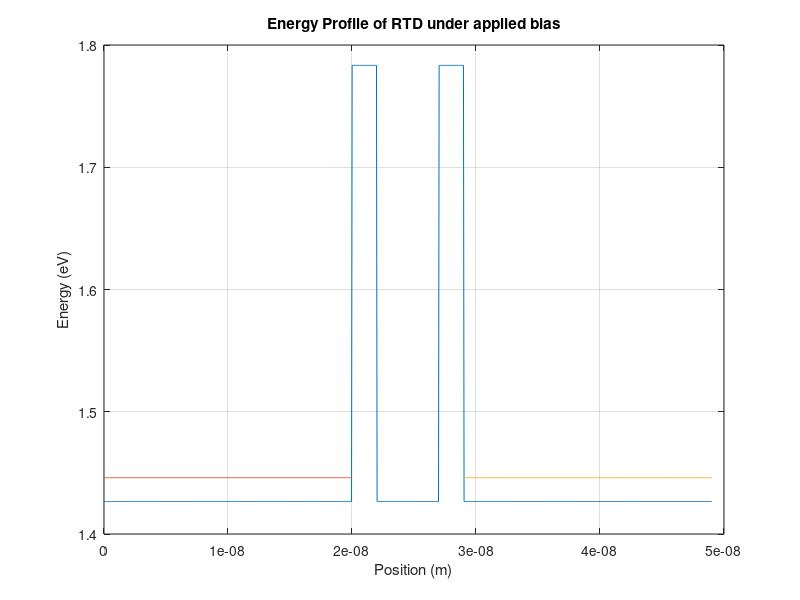

Write MATLAB code to recreate this figure.

%electrical constants
e = 1.60217662e-19;  % electron charge (C)
hbar = 1.0545718e-34; % reduced Planck's constant (Js)
m0 = 9.10938356e-31;   % electron mass (kg)
k_B = 1.38e-23; % Boltzmann constant (J/K)


%input parameters
Lw = 5e-9; % quantum well width (m)
Lb = 2e-9; % barrier width (m)
Le = 2e-8; % emitter width (m)
Lc = 2e-8; % collector width (m)
ND_GaAs= 1e18;  % doping concentration of GaAs emmiter and collector (cm^-3)
T = 300; % Temperature (K)
x = 0.3; % mole fraction composition of AlxGa(1-x)As


%material properties for GaAs (emmitter, collector, well)
m_GaAs = 0.067 * m0; % approximate effective mass of GaAs
Nc_GaAs = 4.7e17 * (T/300)^(3/2);  % density of states in conduction band in cm^-3
Eg0_GaAs = 1.523;  % Bandgap energy at 0K in eV
alpha_GaAs = 5.4e-4;
beta_GaAs = 204;
Eg_GaAs= Eg0_GaAs - (alpha_GaAs * T^2) / (T + beta_GaAs);
Ec_GaAS = Eg_GaAs;  % Assuming conduction band minimum at Eg
Ef_GaAs = Ec_GaAS + k_B/e * T * log(ND_GaAs / Nc_GaAs);  


%material properties for AlxGa(1-x)As (barrier)
m_AlGaAs = (0.067 + 0.083*x) * m0; % effective mass for GaAs (kg)
Nc_AlGaAs = 4.82e15 * (T/300)^(3/2);  % density of states in conduction band in cm^-3
Eg0_AlGaAs = 1.523 + 1.23*x;  
alpha_AlGaAs = (5.5 + 3.35*x + 50*x^2) * 10^-4;
beta_AlGaAs = 198 + 88*x + 4300*x^2;
Eg_AlGaAs = Eg0_AlGaAs - (alpha_AlGaAs * T^2) / (T + beta_AlGaAs);
Ec_AlGaAS = Eg_AlGaAs;  % Assuming conduction band minimum at Eg

%grid parameterisation:
N = 1000; % no. of discretised points
dn = 1;
V_bias= 0.0; % applied biased voltage
n = linspace(0, Le+ 2*Lb + Lw + Lc, N); % grid range
ne = sum(n >= 0 & n < Le);
nc = N - ne + 1;
nbw = sum(n >= Le & n <= Le+ 2*Lb + Lw);

%effective mass
m = zeros(size(n));
for i = 1:length(n)
    if n(i) < Le
        m(i) = m_GaAs;  % emitter
    elseif n(i) >= Le && n(i) < Le + Lb
        m(i) = m_AlGaAs; % left barrier 
    elseif n(i) >= Le + Lb && n(i) <= Le + Lb +Lw
        m(i) = m_GaAs; % well 
    elseif n(i) > Le + Lb +Lw && n(i) <= Le + 2*Lb +Lw
        m(i) = m_AlGaAs; %right barrier Vb +
    else
        m(i) = m_GaAs;  % collector
    end
end

%potential profile
V = zeros(size(N));
for i = 1:length(n)
    if n(i) < Le
        V(i) = Ec_GaAS + V_bias;  % emitter
    elseif n(i) >= Le && n(i) < Le + Lb
        V(i) = Ec_AlGaAS + V_bias * (N - (i-ne)*N/nbw)/N; % left barrier 
    elseif n(i) >= Le + Lb && n(i) <= Le + Lb +Lw
        V(i) = Ec_GaAS + V_bias * (N - (i-ne)*N/nbw)/N; % well 
    elseif n(i) > Le + Lb +Lw && n(i) <= Le + 2*Lb +Lw
        V(i) = Ec_AlGaAS + V_bias * (N - (i-ne)*N/nbw)/N;  %right barrier Vb +
    else
        V(i) = Ec_GaAS;  % collector
    end
end
% 
% %Hamiltonian operator
% H0 = zeros(N);
% H1 = zeros(N);
% H2 = zeros(N);
% 
% 
% for i = 1:N
%     H0(i, i) = (hbar^2 / (m(i) * dn^2)) + V(i);  % Main diagonal elements
%     if i < N
%         H1(i, i+1) = -hbar^2 / (2 * m(i) * dn^2);  % Upper diagonal elements
%         H2(i+1, i) = -hbar^2 / (2 * m(i+1) * dn^2);  % Lower diagonal elements
%     end
% end
% [fn,En] = eig(H);
% 
% Er = diag(En);



%J = current_density(V, Er, e, Gamma, m_star, k_B, T, E_F)


%plot energy band profile
Efplot = zeros(size(n)); % data for plotting Ef for emitter and collector region
for i = 1:length(n)
    if n(i) < Le
       Efplot(i) = Ef_GaAs + V_bias;
    elseif n(i) > Le + 2*Lb +Lw
        Efplot(i) = Ef_GaAs;
    else 
        Efplot(i) = 0;
    end
end

figure;
plot(n, V);
hold on;
 plot (n(1:ne),Efplot(1:ne),n(nc:N),Efplot(nc:N));

 hold off;
xlabel('Position (m)');
ylabel('Energy (eV)');
title('Energy Profile of RTD under applied bias');
grid on;






%solve s


%current density 
function J = current_density(V, Er, e, Gamma, m_star, k_B, T, E_F)
    T = @(E, V) (Gamma / 2)^2 ./ ((E - (Er - e * V / 2)).^2 + (Gamma / 2)^2);
    J_integrand = @(E) T(E, V) .* log((1 + exp((E_F - E) / (k_B * T))) ./ ...
        (1 + exp((E_F - E - e * V) / (k_B * T))));
    J_integral = (e * m_star * k_B * T) ./ (2 * pi^2 * h_bar^3) * integral(@(E) J_integrand(E), 0, inf);
end





%functions
% %transmission probability
% function T = transmission(E, V, Er, e, Gamma)
% 
%     % Calculate the transmission probability T(E, V)
%     T = ((Gamma / 2)^2) / (E - (Er - e .* V / 2))^2 + (Gamma ./ 2)^2;
% 
% end
% 
% 


